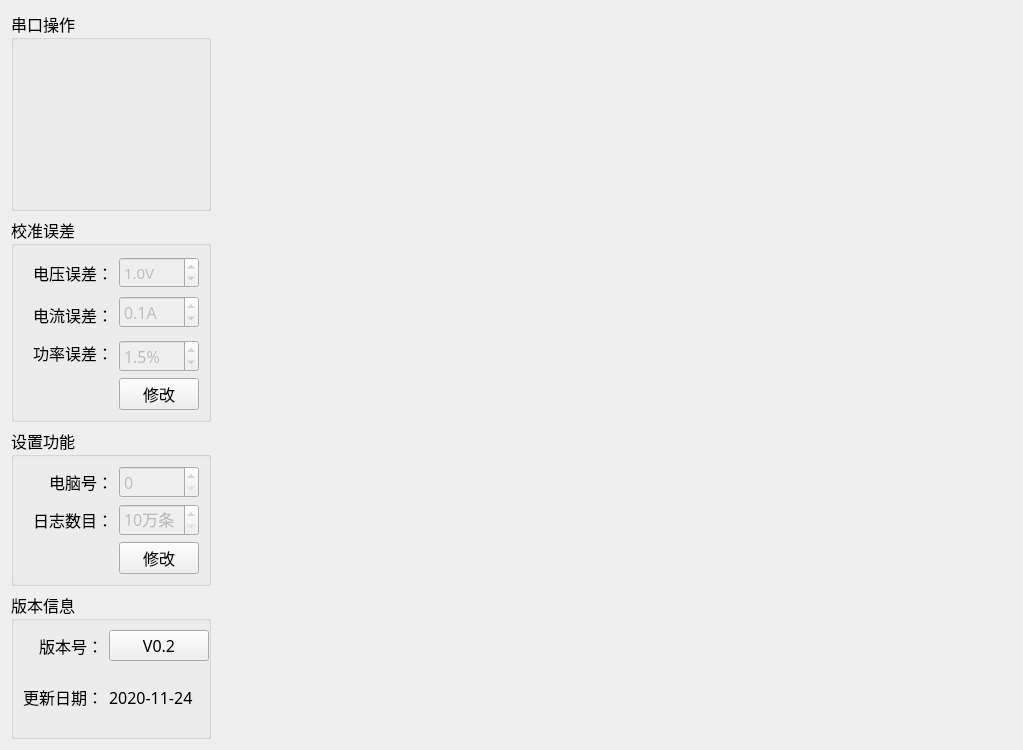
<?xml version="1.0" encoding="UTF-8"?>
<ui version="4.0">
 <class>Setup_MainWid</class>
 <widget class="QWidget" name="Setup_MainWid">
  <property name="geometry">
   <rect>
    <x>0</x>
    <y>0</y>
    <width>1023</width>
    <height>750</height>
   </rect>
  </property>
  <property name="font">
   <font>
    <family>微软雅黑</family>
    <pointsize>12</pointsize>
   </font>
  </property>
  <property name="windowTitle">
   <string>Form</string>
  </property>
  <layout class="QGridLayout" name="gridLayout_4">
   <item row="0" column="0">
    <widget class="QGroupBox" name="groupBox_3">
     <property name="minimumSize">
      <size>
       <width>0</width>
       <height>200</height>
      </size>
     </property>
     <property name="maximumSize">
      <size>
       <width>200</width>
       <height>250</height>
      </size>
     </property>
     <property name="font">
      <font>
       <family>微软雅黑</family>
       <pointsize>12</pointsize>
      </font>
     </property>
     <property name="title">
      <string>串口操作</string>
     </property>
     <layout class="QGridLayout" name="gridLayout">
      <property name="leftMargin">
       <number>0</number>
      </property>
      <property name="topMargin">
       <number>0</number>
      </property>
      <property name="rightMargin">
       <number>0</number>
      </property>
      <property name="bottomMargin">
       <number>0</number>
      </property>
      <property name="horizontalSpacing">
       <number>6</number>
      </property>
      <item row="0" column="0">
       <widget class="QWidget" name="serialWid" native="true">
        <property name="minimumSize">
         <size>
          <width>0</width>
          <height>80</height>
         </size>
        </property>
       </widget>
      </item>
      <item row="1" column="0">
       <widget class="QWidget" name="sourceWid" native="true">
        <property name="minimumSize">
         <size>
          <width>0</width>
          <height>80</height>
         </size>
        </property>
       </widget>
      </item>
     </layout>
    </widget>
   </item>
   <item row="0" column="1" rowspan="4">
    <widget class="QStackedWidget" name="stackedWid"/>
   </item>
   <item row="1" column="0">
    <widget class="QGroupBox" name="groupBox_4">
     <property name="maximumSize">
      <size>
       <width>200</width>
       <height>240</height>
      </size>
     </property>
     <property name="font">
      <font>
       <family>微软雅黑</family>
       <pointsize>12</pointsize>
      </font>
     </property>
     <property name="title">
      <string>校准误差</string>
     </property>
     <layout class="QGridLayout" name="gridLayout_3">
      <item row="0" column="1">
       <widget class="QLabel" name="label_10">
        <property name="minimumSize">
         <size>
          <width>0</width>
          <height>35</height>
         </size>
        </property>
        <property name="text">
         <string>电压误差：</string>
        </property>
        <property name="alignment">
         <set>Qt::AlignRight|Qt::AlignTrailing|Qt::AlignVCenter</set>
        </property>
       </widget>
      </item>
      <item row="0" column="2">
       <widget class="QDoubleSpinBox" name="volErrBox">
        <property name="enabled">
         <bool>false</bool>
        </property>
        <property name="minimumSize">
         <size>
          <width>0</width>
          <height>30</height>
         </size>
        </property>
        <property name="font">
         <font>
          <family>微软雅黑</family>
          <pointsize>11</pointsize>
         </font>
        </property>
        <property name="layoutDirection">
         <enum>Qt::LeftToRight</enum>
        </property>
        <property name="styleSheet">
         <string notr="true"/>
        </property>
        <property name="buttonSymbols">
         <enum>QAbstractSpinBox::UpDownArrows</enum>
        </property>
        <property name="correctionMode">
         <enum>QAbstractSpinBox::CorrectToPreviousValue</enum>
        </property>
        <property name="suffix">
         <string>V</string>
        </property>
        <property name="decimals">
         <number>1</number>
        </property>
        <property name="maximum">
         <double>2.000000000000000</double>
        </property>
        <property name="value">
         <double>1.000000000000000</double>
        </property>
       </widget>
      </item>
      <item row="1" column="0" rowspan="2" colspan="2">
       <widget class="QLabel" name="label_9">
        <property name="minimumSize">
         <size>
          <width>0</width>
          <height>35</height>
         </size>
        </property>
        <property name="text">
         <string>电流误差：</string>
        </property>
        <property name="alignment">
         <set>Qt::AlignRight|Qt::AlignTrailing|Qt::AlignVCenter</set>
        </property>
       </widget>
      </item>
      <item row="1" column="2">
       <widget class="QDoubleSpinBox" name="curErrBox">
        <property name="enabled">
         <bool>false</bool>
        </property>
        <property name="minimumSize">
         <size>
          <width>0</width>
          <height>30</height>
         </size>
        </property>
        <property name="prefix">
         <string/>
        </property>
        <property name="suffix">
         <string>A</string>
        </property>
        <property name="decimals">
         <number>1</number>
        </property>
        <property name="maximum">
         <double>0.200000000000000</double>
        </property>
        <property name="singleStep">
         <double>0.100000000000000</double>
        </property>
        <property name="value">
         <double>0.100000000000000</double>
        </property>
       </widget>
      </item>
      <item row="2" column="1" rowspan="2">
       <widget class="QLabel" name="label_11">
        <property name="minimumSize">
         <size>
          <width>0</width>
          <height>35</height>
         </size>
        </property>
        <property name="text">
         <string>功率误差：</string>
        </property>
        <property name="alignment">
         <set>Qt::AlignRight|Qt::AlignTrailing|Qt::AlignVCenter</set>
        </property>
       </widget>
      </item>
      <item row="3" column="2">
       <widget class="QDoubleSpinBox" name="powErrBox">
        <property name="enabled">
         <bool>false</bool>
        </property>
        <property name="minimumSize">
         <size>
          <width>0</width>
          <height>30</height>
         </size>
        </property>
        <property name="prefix">
         <string/>
        </property>
        <property name="suffix">
         <string>%</string>
        </property>
        <property name="decimals">
         <number>1</number>
        </property>
        <property name="minimum">
         <double>0.000000000000000</double>
        </property>
        <property name="maximum">
         <double>10.000000000000000</double>
        </property>
        <property name="singleStep">
         <double>0.500000000000000</double>
        </property>
        <property name="value">
         <double>1.500000000000000</double>
        </property>
       </widget>
      </item>
      <item row="4" column="1">
       <spacer name="horizontalSpacer">
        <property name="orientation">
         <enum>Qt::Horizontal</enum>
        </property>
        <property name="sizeHint" stdset="0">
         <size>
          <width>96</width>
          <height>20</height>
         </size>
        </property>
       </spacer>
      </item>
      <item row="4" column="2">
       <widget class="QPushButton" name="saveBtn">
        <property name="text">
         <string>修改</string>
        </property>
       </widget>
      </item>
     </layout>
    </widget>
   </item>
   <item row="2" column="0">
    <widget class="QGroupBox" name="groupBox_2">
     <property name="minimumSize">
      <size>
       <width>0</width>
       <height>0</height>
      </size>
     </property>
     <property name="maximumSize">
      <size>
       <width>200</width>
       <height>16777215</height>
      </size>
     </property>
     <property name="font">
      <font>
       <family>微软雅黑</family>
       <pointsize>12</pointsize>
      </font>
     </property>
     <property name="title">
      <string>设置功能</string>
     </property>
     <layout class="QGridLayout" name="gridLayout_5">
      <item row="0" column="0">
       <widget class="QLabel" name="label_16">
        <property name="text">
         <string>电脑号：</string>
        </property>
        <property name="alignment">
         <set>Qt::AlignRight|Qt::AlignTrailing|Qt::AlignVCenter</set>
        </property>
       </widget>
      </item>
      <item row="0" column="1">
       <widget class="QSpinBox" name="pcNumSpin">
        <property name="enabled">
         <bool>false</bool>
        </property>
        <property name="styleSheet">
         <string notr="true"/>
        </property>
       </widget>
      </item>
      <item row="1" column="0">
       <widget class="QLabel" name="label_15">
        <property name="text">
         <string>日志数目：</string>
        </property>
        <property name="alignment">
         <set>Qt::AlignRight|Qt::AlignTrailing|Qt::AlignVCenter</set>
        </property>
       </widget>
      </item>
      <item row="1" column="1">
       <widget class="QSpinBox" name="logCountSpin">
        <property name="enabled">
         <bool>false</bool>
        </property>
        <property name="suffix">
         <string>万条</string>
        </property>
        <property name="minimum">
         <number>10</number>
        </property>
       </widget>
      </item>
      <item row="2" column="0">
       <spacer name="horizontalSpacer_2">
        <property name="orientation">
         <enum>Qt::Horizontal</enum>
        </property>
        <property name="sizeHint" stdset="0">
         <size>
          <width>92</width>
          <height>20</height>
         </size>
        </property>
       </spacer>
      </item>
      <item row="2" column="1">
       <widget class="QPushButton" name="pcBtn">
        <property name="text">
         <string>修改</string>
        </property>
       </widget>
      </item>
     </layout>
    </widget>
   </item>
   <item row="3" column="0">
    <widget class="QGroupBox" name="groupBox">
     <property name="maximumSize">
      <size>
       <width>200</width>
       <height>200</height>
      </size>
     </property>
     <property name="title">
      <string>版本信息</string>
     </property>
     <layout class="QGridLayout" name="gridLayout_2">
      <item row="1" column="2">
       <widget class="QLabel" name="label_4">
        <property name="text">
         <string>2020-11-24</string>
        </property>
       </widget>
      </item>
      <item row="0" column="0">
       <widget class="QLabel" name="label">
        <property name="text">
         <string>版本号：</string>
        </property>
        <property name="alignment">
         <set>Qt::AlignRight|Qt::AlignTrailing|Qt::AlignVCenter</set>
        </property>
       </widget>
      </item>
      <item row="1" column="0">
       <widget class="QLabel" name="label_3">
        <property name="text">
         <string>更新日期：</string>
        </property>
        <property name="alignment">
         <set>Qt::AlignRight|Qt::AlignTrailing|Qt::AlignVCenter</set>
        </property>
       </widget>
      </item>
      <item row="0" column="2">
       <widget class="QPushButton" name="pushButton">
        <property name="minimumSize">
         <size>
          <width>100</width>
          <height>30</height>
         </size>
        </property>
        <property name="text">
         <string>V0.2</string>
        </property>
       </widget>
      </item>
     </layout>
    </widget>
   </item>
  </layout>
 </widget>
 <resources/>
 <connections/>
</ui>
